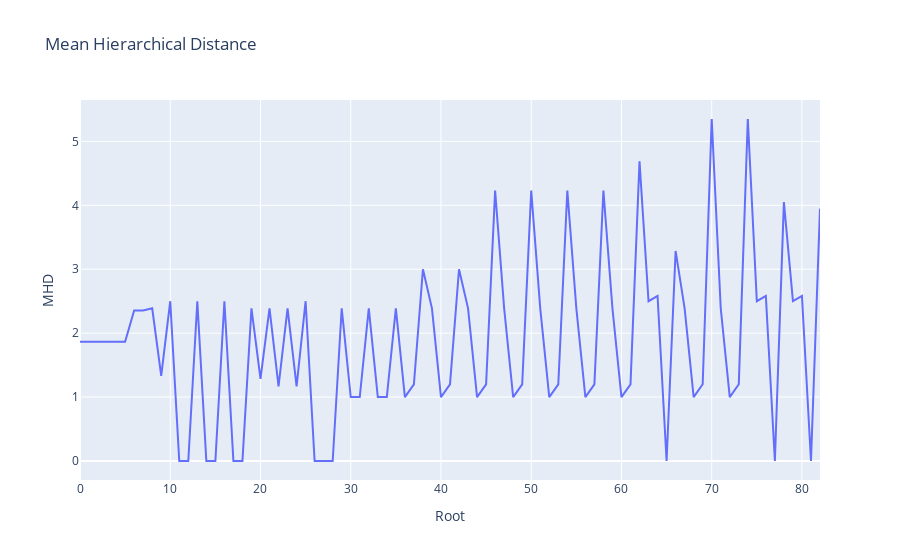

Notebook code for this chart:
### Code cell
import plotly.express as px

fig = px.line(y=total_list_mhd, title='Mean Hierarchical Distance', labels={'y': 'MHD', 'x': 'Root'})

fig.show()

### Figure 1 — Plotly figure (JSON) as saved in the notebook; plotly's stock layout.template omitted (floating-point values rounded to 4 significant figures)
{"data": [{"hovertemplate": "Root=%{x}<br>MHD=%{y}<extra></extra>", "legendgroup": "", "line": {"color": "#636efa", "dash": "solid"}, "marker": {"symbol": "circle"}, "mode": "lines", "name": "", "orientation": "v", "showlegend": false, "type": "scatter", "x": [0, 1, 2, 3, 4, 5, 6, 7, 8, 9, 10, 11, 12, 13, 14, 15, 16, 17, 18, 19, 20, 21, 22, 23, 24, 25, 26, 27, 28, 29, 30, 31, 32, 33, 34, 35, 36, 37, 38, 39, 40, 41, 42, 43, 44, 45, 46, 47, 48, 49, 50, 51, 52, 53, 54, 55, 56, 57, 58, 59, 60, 61, 62, 63, 64, 65, 66, 67, 68, 69, 70, 71, 72, 73, 74, 75, 76, 77, 78, 79, 80, 81, 82], "xaxis": "x", "y": [1.867, 1.867, 1.867, 1.867, 1.867, 1.867, 2.353, 2.353, 2.389, 1.333, 2.5, 0, 0, 2.5, 0, 0, 2.5, 0, 0, 2.389, 1.286, 2.389, 1.167, 2.389, 1.167, 2.5, 0, 0, 0, 2.389, 1, 1, 2.389, 1, 1, 2.389, 1, 1.2, 3, 2.389, 1, 1.2, 3, 2.389, 1, 1.2, 4.231, 2.389, 1, 1.2, 4.231, 2.389, 1, 1.2, 4.231, 2.389, 1, 1.2, 4.231, 2.389, 1, 1.2, 4.688, 2.5, 2.583, 0, 3.286, 2.389, 1, 1.2, 5.35, 2.389, 1, 1.2, 5.35, 2.5, 2.583, 0, 4.05, 2.5, 2.583, 0, 3.947], "yaxis": "y"}], "layout": {"legend": {"tracegroupgap": 0}, "title": {"text": "Mean Hierarchical Distance"}, "xaxis": {"anchor": "y", "domain": [0, 1], "title": {"text": "Root"}}, "yaxis": {"anchor": "x", "domain": [0, 1], "title": {"text": "MHD"}}}}
